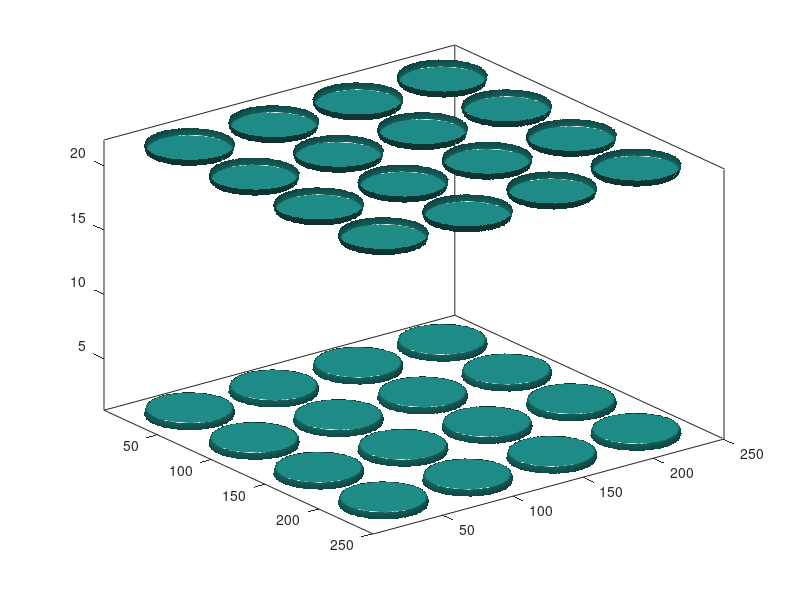

The MATLAB script that drew this image: (Note: this script raises an error after producing the figure.)
%%%%%%%%%%%%%%%%%%%%%%%%%%%%%%%%%%%%%%%%%%%%%%%%%%%%%%
% Javier E. Santos 2016
% UT-PGE
% This script creates a fracture with circular patterns 
% according to the input parameters
%%%%%%%%%%%%%%%%%%%%%%%%%%%%%%%%%%%%%%%%%%%%%%%%%%%%%%%



dom.size_x = 250;         %domain size in X
dom.size_y = dom.size_x;  %domain size in Y
dom.size_z = 20 +2;       %fracture aperture (void space + solid surfaces)
dom.circle_spacing = 10;  %spacing between circles


%%%%%%%%%%%%%%%%%%%%%%%%%%%%%%%%%%%%%%%%%%%%%%%%%%%%End of inputs

dom.circle_diam = 50;     %circle diameter
dom.name=[num2str(dom.size_x),'_',num2str(dom.size_z),...
    '_circles_',num2str(dom.circle_diam)];

fid_domain1=fopen(['output/' dom.name '.dat'],'w');
B=zeros(dom.size_x,dom.size_y,dom.size_z); %3D matrix
C=ones(dom.size_x,dom.size_y);  %fracture walls

center=1;
i=0;
while center<dom.size_x-dom.circle_diam
    center=dom.circle_spacing*(i+1)+i*dom.circle_diam+dom.circle_diam/2;
    dom.xcenters(i+1)=center;
    i=i+1;
end

dom.circlesbyside=numel(dom.xcenters);
dom.xcenters=repmat(dom.xcenters,1,dom.circlesbyside);
dom.ycenters=repelem(dom.xcenters,dom.circlesbyside);

dom.radius=dom.circle_diam/2;
dom.value=3;

for i=1:numel(dom.xcenters)
    
    xc = int16(dom.xcenters(i));
    yc = int16(dom.ycenters(i));
    
    x = int16(0);
    y = int16(dom.radius);
    d = int16(1 - dom.radius);
    
    C(xc, yc+y) = dom.value;
    C(xc, yc-y) = dom.value;
    C(xc+y, yc) = dom.value;
    C(xc-y, yc) = dom.value;
    
    while ( x < y - 1 )
        x = x + 1;
        if ( d < 0 )
            d = d + x + x + 1;
        else
            y = y - 1;
            a = x - y + 1;
            d = d + a + a;
        end
        C( x+xc,  y+yc) = dom.value;
        C( y+xc,  x+yc) = dom.value;
        C( y+xc, -x+yc) = dom.value;
        C( x+xc, -y+yc) = dom.value;
        C(-x+xc, -y+yc) = dom.value;
        C(-y+xc, -x+yc) = dom.value;
        C(-y+xc,  x+yc) = dom.value;
        C(-x+xc,  y+yc) = dom.value;
    end
    for ii = xc-int16(dom.radius):xc+(int16(dom.radius))
        for jj = yc-int16(dom.radius):yc+(int16(dom.radius))
            tempR = sqrt((double(ii) - double(xc)).^2 + (double(jj) - double(yc)).^2);
            if(tempR <= double(int16(dom.radius)))
                C(ii,jj)=dom.value;
            end
        end
    end
end

image(C*30);
B(:,:,1)=C(1:dom.size_x,1:dom.size_y);
B(:,:,end)=B(:,:,1);%copy surface to the last

ratio_wnw=sum(sum(B(:,:,1)==3))/sum(sum(B(:,:,1)==1))
isosurface(B)

for i=1:dom.size_z  %prints in Palabos depth
%for i=1:1 %for digital rock portal
    fprintf(fid_domain1,'%i\n',B(:,:,i));
    image(squeeze(B(:,:,i))*30);
    %pause(.1)
end

fclose(fid_domain1);
%csvwrite([dom.name '.txt'], B);
disp('2. Surface Created')